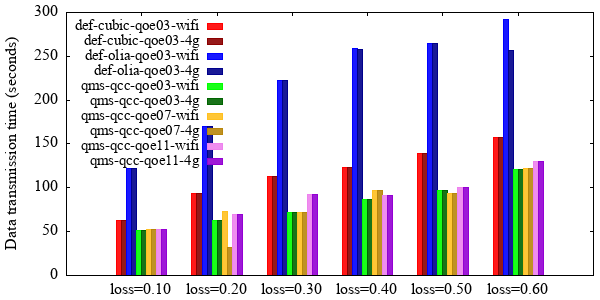

Here is the gnuplot script that generated this plot:

reset
set terminal png font "times new roman" size 600,300

if (!exists("MP_LEFT"))   MP_LEFT = .11
if (!exists("MP_RIGHT"))  MP_RIGHT = .99
if (!exists("MP_TOP"))    MP_TOP = .96
if (!exists("MP_BOTTOM")) MP_BOTTOM = .08
if (!exists("MP_GAP"))    MP_GAP = 0.15

set multiplot layout 1,1 rowsfirst margins screen MP_LEFT, MP_RIGHT, MP_BOTTOM, MP_TOP spacing screen MP_GAP

set ylabel "Data transmission time (seconds)"

set key spacing 1.1 font ",11" at -1.36,122 bottom left samplen 1.6

set style data histogram
set style histogram clustered gap 5
set style fill solid 0.9 border
set datafile separator "|"
plot "test-04---times.dat" \
	using 2:xticlabels(1) lc "red" title columnheader(2), '' \
	using 3:xticlabels(1) lc "dark-red" title columnheader(3), '' \
	using 4:xticlabels(1) lc "blue" title columnheader(4), '' \
	using 5:xticlabels(1) lc "dark-blue" title columnheader(5), '' \
	using 6:xticlabels(1) lc "green" title columnheader(6), '' \
	using 7:xticlabels(1) lc "dark-green" title columnheader(7), '' \
	using 8:xticlabels(1) lc "goldenrod" title columnheader(8), '' \
	using 9:xticlabels(1) lc "dark-goldenrod" title columnheader(9), '' \
	using 10:xticlabels(1) lc "violet" title columnheader(10), '' \
	using 11:xticlabels(1) lc "dark-violet" title columnheader(11)
